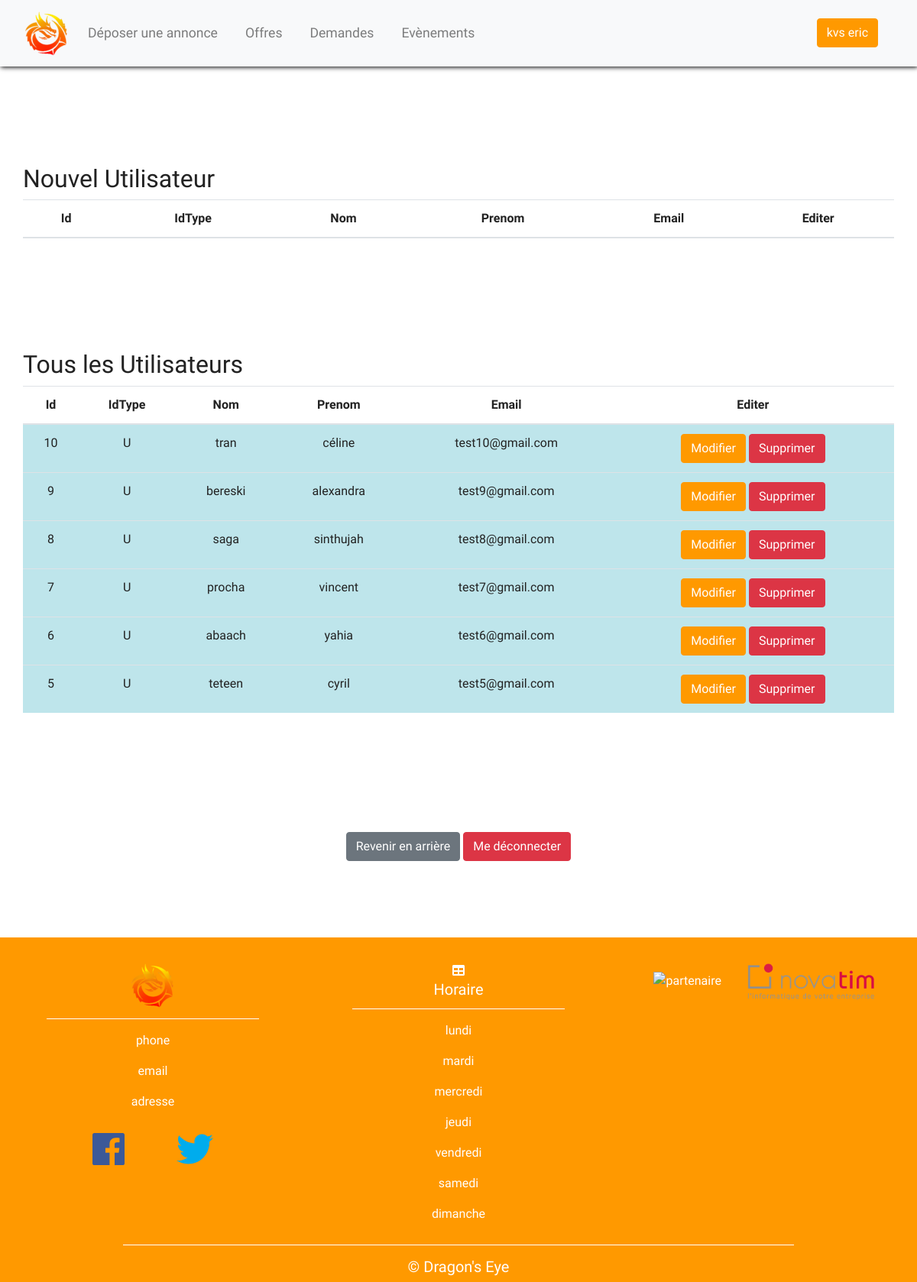
Page /profil/manage/manageUser.php (signed in) on the committed database.
### tables this page shows
CREATE TABLE DEYE_Personne(
        IdPersonne Int  Auto_increment  NOT NULL ,
		IdType     char(1) NOT NULL REFERENCES DEYE_Status(IdStatus) ,
        nom        Varchar (50) NOT NULL ,
        prenom     Varchar (50) NOT NULL ,
        email      Varchar (50) NOT NULL ,
        mdp        Varchar (50) NOT NULL
	,CONSTRAINT DEYE_Status_PK PRIMARY KEY (IdPersonne, IdType)
);

### profil/manage/manageUser.php (the view, shortened to what this page needs)
<!DOCTYPE html>
<html>
<head>
  <link rel="stylesheet" href="https://maxcdn.bootstrapcdn.com/bootstrap/4.0.0/css/bootstrap.min.css">
  <link href="../../css/style.css" rel="stylesheet">
  <link href="../../css/manageUser_style.css" rel="stylesheet">
</head>
<body>
  <nav class = "navbar navbar-expand-md navbar-light bg-light sticky-top">
    <div class="container-fluid">
      <a class="navbar-brand" href="../../index.php"><img src ="../../img/logo.png"></a>
      <div class="collapse navbar-collapse" id="navbarResponsive">
        <ul class="navbar-nav">
          <li class="nav-item">
            <a class="nav-link" href="#">Déposer une annonce</a>
          </li>
          <li class="nav-item">
            <a class="nav-link" href="../../offres/offres.php">Offres</a>
          </li>
          <li class="nav-item">
            <a class="nav-link" href="../../demandes/demandes.php">Demandes</a>
          </li>
          <li class="nav-item">
            <a class="nav-link" href="../../evenement/evenement.php">Evènements</a>
          </li>
        </ul>
        <ul class="navbar-nav navbar-right ml-auto">
          <li class="nav-item">
            <?php
              $bdd = new PDO('mysql:host=127.0.0.1;dbname=bdd_jeu', 'root', '');
              if(isset($_SESSION["IdPersonne"]) AND $_SESSION["IdPersonne"] > 0){
                $requser = $bdd->prepare("SELECT * FROM deye_personne WHERE IdPersonne = ?");
                $requser->execute(array($_SESSION['IdPersonne']));
                $user = $requser->fetch();
            ?>
              <a href="../../profil/profil.php" class="btn btn-primary"><?= $user['nom'];?> <?=$user['prenom'];?></a>
            <?php
              }else{
            ?>
                <a href="../../connexion/inscription.php" class="btn btn-primary">S'inscrire/Se connecter</a>
            <?php
              }
            ?>
		    </li>
		</ul>
		</div>
		</div>
  </nav>
  <?php
    $bdd = new PDO('mysql:host=127.0.0.1;dbname=bdd_jeu;charset=utf8', 'root', '');
    $allMembres = $bdd->query('SELECT * FROM deye_personne WHERE IdType ="U" ORDER BY IdPersonne DESC');
  ?>
            <div class="container-fluid padding">
            <div class="row text-center padding">
              <div class="container newUser">
              <div class="row">
              <table class="table">
              <h2>Nouvel Utilisateur</h2>
              <thead>
                <th>Id</th>
                <th>IdType</th>
                <th>Nom</th>
                <th>Prenom</th>
                <th>Email</th>
                <th>Editer</th>
              </thead>
              </table>
              </div>
              </div>
                <div class="container allUser">
                <div class="row">
                <table class="table">
                <h2>Tous les Utilisateurs </h2>
                <thead>
                <th>Id</th>
                <th>IdType</th>
                <th>Nom</th>
                <th>Prenom</th>
                <th>Email</th>
                <th>Editer</th>
                </thead>
                <tbody>
                  <?php while($res = $allMembres->fetch()){?>
                  <tr class="table-info">
                        <td>
                            <?=$res['IdPersonne']?>
                        </td>
                        <td>
                            <?=$res['IdType']?>
                        </td>
                        <td>
                            <?=$res['nom']?>
                        </td>
                        <td>
                            <?=$res['prenom']?>
                        </td>
                        <td>
                            <?=$res['email']?>
                        </td>
                        <td>
                            <a href="modifManage/modifUser.php?type=allmembre&modifUser=<?= $res['IdPersonne'] ?>" class="btn btn-primary">Modifier</a>
                            <a href="manageUser.php?type=allmembre&supprime=<?= $res['IdPersonne'] ?>" class="btn btn-danger">Supprimer</a>
                        </td>
                  </tr>
                    <?php
                    }
                    ?>
                  </tbody>
                </table>
                </div>
                </div>
                <div class="container button-end">
                <a href="../../profil/admin.php" class="btn btn-secondary">Revenir en arrière</a>
                <a href="../../connexion/deconnexion.php" class="btn btn-danger">Me déconnecter</a>
                </div>
              </div>
              </div>
<footer>
<div class="container-fluid padding">
<div class="row text-center">
  <div class="col-md-4">
    <img src="../../img/logo.png">
    <hr class="light">
    <p>phone</p>
    <p>email</p>
    <p>adresse</p>
    <div class="social">
      <a href="#"><i class="fab fa-facebook"></i></a>
      <a href="#"><i class="fab fa-twitter"></i></a>
    </div>
  </div>
  <div class="col-md-4">
    <i class="fas fa-table"></i>
    <h5>Horaire</h5>
    <hr class="light">
    <p>lundi</p>
    <p>mardi</p>
    <p>mercredi</p>
    <p>jeudi</p>
    <p>vendredi</p>
    <p>samedi</p>
    <p>dimanche</p>
  </div>
  <div class="col-md-4">
    <img src="../../img/focus_home_interactive_logo.svg" class="partenaire_logo" alt="partenaire">
    <img src="../../img/novatim_logo.png" class="partenaire_logo" alt="article">
  </div>
  <div class="col-12">
    <hr class="light">
    <h5>&copy; Dragon's Eye</h5>
  </div>
</div>
</div>
</footer>
</body>
</html>

### css/style.css (style rules this page uses)
html,body { height: 100%; width: 100%; font-family: 'Varela Round', sans-serif; color: #222; }
.btn-primary { background-color: #FF9900; border: 1px solid #FF9900; }
.navbar { position:fixed; width: 100%; box-shadow: 1px 1px 6px #000; }
.navbar-nav li { padding-right: 20px; }
.nav-link { font-size: 1.1em !important; }
.nav-link { color: #007DFF; }
footer { background-color: #FF9900; color: #fff; padding-top: 2rem; width: 100%; }
.social a { font-size:3rem; padding:2rem; }
.fa-facebook { color:#3b5998; }
.fa-twitter { color:#00aced; }
.partenaire_logo { max-width: 350px; height: 50px; padding: inherit; }
hr.light { border-top: 1px solid #fff; width: 75%; margin-top:.8rem; margin-bottom: 1rem; }

### css/manageUser_style.css (style rules this page uses)
.newUser { margin-top: 215px; }
.allUser { margin-top: 130px; margin-bottom: 140px; }
.button-end { margin-bottom: 100px; }

### rows in the picture
deye_personne: nom "kvs", prenom "eric"
deye_personne: IdPersonne "10", IdType "U", nom "tran", prenom "céline", email "test10@gmail.com"
deye_personne: IdPersonne "9", IdType "U", nom "bereski", prenom "alexandra", email "test9@gmail.com"
deye_personne: IdPersonne "8", IdType "U", nom "saga", prenom "sinthujah", email "test8@gmail.com"
deye_personne: IdPersonne "7", IdType "U", nom "procha", prenom "vincent", email "test7@gmail.com"
deye_personne: IdPersonne "6", IdType "U", nom "abaach", prenom "yahia", email "test6@gmail.com"
deye_personne: IdPersonne "5", IdType "U", nom "teteen", prenom "cyril", email "test5@gmail.com"
